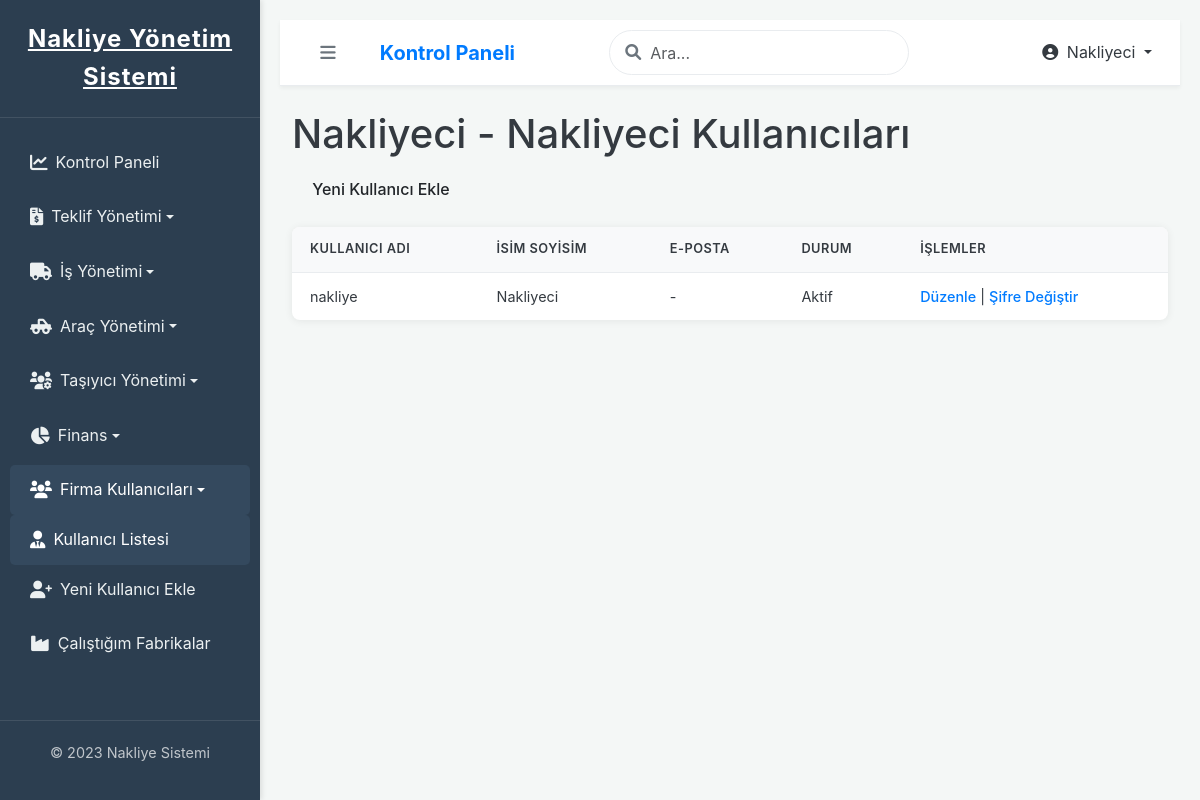
The app's page /nakliyeci/kullanicilar/ (signed in) with its own data.
### ana_uygulama/models.py (models this page shows, shortened)
class CustomUser(AbstractUser):
    company = models.ForeignKey(Company, on_delete=models.SET_NULL, null=True, blank=True, verbose_name="Bağlı Olduğu Firma")
    class Meta:
        verbose_name = "Kullanıcı"
        verbose_name_plural = "Kullanıcılar"

class Company(models.Model):
    COMPANY_TYPE_CHOICES = [
        ('FABRIKA', 'Fabrika'),
        ('NAKLIYECI', 'Nakliyeci'),
    ]
    name = models.CharField(max_length=255, verbose_name="Firma Adı")
    company_type = models.CharField(max_length=10, choices=COMPANY_TYPE_CHOICES, verbose_name="Firma Tipi")
    address = models.TextField(blank=True, null=True, verbose_name="Adres")
    phone = models.CharField(max_length=20, blank=True, null=True, verbose_name="Telefon")
    email = models.EmailField(blank=True, null=True, verbose_name="E-posta")
    tax_id_number = models.CharField(max_length=20, blank=True, null=True, verbose_name="Vergi Numarası")
    is_active = models.BooleanField(default=True, verbose_name="Aktif mi?")
    created_at = models.DateTimeField(auto_now_add=True)
    updated_at = models.DateTimeField(auto_now=True)
    class Meta:
        verbose_name = "Firma"
        verbose_name_plural = "Firmalar"
        ordering = ['name']

### ana_uygulama/views.py (the view)
# urls.py: path('nakliyeci/kullanicilar/', views.company_user_list_nakliyeci_view, name='company_user_list_nakliyeci_view'),
@login_required
def company_user_list_nakliyeci_view(request):
    if not request.user.company or request.user.company.company_type != 'NAKLIYECI':
        messages.error(request, "Bu sayfaya erişim izniniz yok.")
        return redirect('ana_uygulama:dashboard')
    users = CustomUser.objects.filter(company=request.user.company)
    context = {'users': users, 'company_type_display': 'Nakliyeci', 'page_title': "Firma Kullanıcıları"}
    return render(request, 'ana_uygulama/company_user_list.html', context)

### ana_uygulama/templates/ana_uygulama/company_user_list.html (shortened to what this page needs)
{% extends "base.html" %}
{% block content %}
    <h1>{{ request.user.company.name }} - {{ company_type_display }} Kullanıcıları</h1>
    <p><a href="{% if user.company.company_type == 'NAKLIYECI' %}{% url 'ana_uygulama:company_user_create_nakliyeci_view' %}{% elif user.company.company_type == 'FABRIKA' %}{% url 'ana_uygulama:company_user_create_fabrika_view' %}{% endif %}" class="btn">Yeni Kullanıcı Ekle</a></p>
    {% if users %}
        <table>
            <thead>
                <tr>
                    <th>Kullanıcı Adı</th>
                    <th>İsim Soyisim</th>
                    <th>E-posta</th>
                    <th>Durum</th>
                    <th>İşlemler</th>
                </tr>
            </thead>
            <tbody>
                {% for u in users %}
                <tr>
                    <td>{{ u.username }}</td>
                    <td>{{ u.get_full_name|default:"Belirtilmemiş" }}</td>
                    <td>{{ u.email|default:"-" }}</td>
                    <td>{% if u.is_active %}Aktif{% else %}Pasif{% endif %}</td>
                    <td>
                        <a href="#">Düzenle</a> | <a href="#">Şifre Değiştir</a>
                    </td>
                </tr>
                {% endfor %}
            </tbody>
        </table>
    {% else %}
        <p>Henüz bu firmaya kayıtlı kullanıcı bulunmamaktadır.</p>
    {% endif %}
{% endblock %}

### templates/base.html (shortened to what this page needs)
{% load static %}
<!DOCTYPE html>
<html lang="tr">
<head>
    <link href="https://cdn.jsdelivr.net/npm/bootstrap@5.3.0/dist/css/bootstrap.min.css" rel="stylesheet">
    <link rel="stylesheet" href="https://cdnjs.cloudflare.com/ajax/libs/font-awesome/6.0.0-beta3/css/all.min.css">
    <link href="https://cdn.jsdelivr.net/npm/select2@4.1.0-rc.0/dist/css/select2.min.css" rel="stylesheet" />
    <link href="https://cdn.jsdelivr.net/npm/select2-bootstrap-5-theme@1.3.0/dist/select2-bootstrap-5-theme.min.css" rel="stylesheet" />
    <link rel="stylesheet" href="{% static 'css/style.css' %}?v=1.1">
</head>
<body>
    <div class="page-container">
        <nav id="sidebar" class="sidebar">
            <div class="sidebar-header">
                <a href="{% url 'ana_uygulama:dashboard' %}" class="logo-text">Nakliye Yönetim Sistemi</a>
            </div>
            <ul class="sidebar-menu">
                <li class="menu-item">
                    <a href="{% url 'ana_uygulama:dashboard' %}" class="menu-link {% if request.resolver_match.url_name == 'dashboard' %}active{% endif %}">
                        <i class="fas fa-chart-line me-2"></i> Kontrol Paneli
                    </a>
                </li>
                {% if request.user.is_authenticated and request.user.company.company_type == 'NAKLIYECI' %}
                <li class="menu-item">
                    <a href="#quoteSubmenu" data-bs-toggle="collapse" aria-expanded="false" class="menu-link dropdown-toggle ">
                        <i class="fas fa-file-invoice-dollar me-2"></i> Teklif Yönetimi
                    </a>
                </li>
                <li class="menu-item">
                    <a href="#shipmentSubmenu" data-bs-toggle="collapse" aria-expanded="false" class="menu-link dropdown-toggle ">
                        <i class="fas fa-truck me-2"></i> İş Yönetimi
                    </a>
                </li>
                <li class="menu-item">
                    <a href="#vehicleSubmenu" data-bs-toggle="collapse" aria-expanded="false" class="menu-link dropdown-toggle ">
                        <i class="fas fa-truck-pickup me-2"></i> Araç Yönetimi
                    </a>
                </li>
                <li class="menu-item">
                    <a href="#carrierSubmenu" data-bs-toggle="collapse" aria-expanded="false" class="menu-link dropdown-toggle ">
                        <i class="fas fa-users-cog me-2"></i> Taşıyıcı Yönetimi
                    </a>
                </li>
                <li class="menu-item">
                    <a href="#financeNakliyeciSubmenu" data-bs-toggle="collapse" aria-expanded="false" class="menu-link dropdown-toggle ">
                        <i class="fas fa-chart-pie me-2"></i> Finans
                    </a>
                </li>
                <li class="menu-item">
                    <a href="#companyUserNakliyeciSubmenu" data-bs-toggle="collapse" aria-expanded="false" class="menu-link dropdown-toggle {% if 'company_user_list_nakliyeci_view' == request.resolver_match.url_name or 'company_user_create_nakliyeci_view' == request.resolver_match.url_name %}active{% endif %}">
                        <i class="fas fa-users me-2"></i> Firma Kullanıcıları
                    </a>
                    <ul class="collapse list-unstyled" id="companyUserNakliyeciSubmenu">
                        <li>
                            <a href="{% url 'ana_uygulama:company_user_list_nakliyeci_view' %}" class="menu-link sub-menu-link {% if request.resolver_match.url_name == 'company_user_list_nakliyeci_view' %}active{% endif %}">
                                <i class="fas fa-user-tie me-2"></i> Kullanıcı Listesi
                            </a>
                        </li>
                        <li>
                            <a href="{% url 'ana_uygulama:company_user_create_nakliyeci_view' %}" class="menu-link sub-menu-link {% if request.resolver_match.url_name == 'company_user_create_nakliyeci_view' %}active{% endif %}">
                                <i class="fas fa-user-plus me-2"></i> Yeni Kullanıcı Ekle
                            </a>
                        </li>
                    </ul>
                </li>
                <li class="menu-item">
                    <a href="{% url 'ana_uygulama:company_list_for_nakliyeci_view' %}" class="menu-link ">
                        <i class="fas fa-industry me-2"></i> Çalıştığım Fabrikalar
                    </a>
                </li>
                {% endif %}
            </ul>
            <div class="sidebar-footer">
                <p>&copy; 2023 Nakliye Sistemi</p>
            </div>
        </nav>
        <div class="main-content" id="main-content">
            <nav class="navbar navbar-expand-lg">
                <button type="button" id="sidebarCollapse" class="btn btn-outline-secondary me-3">
                    <i class="fas fa-bars"></i>
                </button>
                <a class="navbar-brand me-auto" href="{% url 'ana_uygulama:dashboard' %}">Kontrol Paneli</a>
                <div class="search-box me-3">
                    <span class="search-icon"><i class="fas fa-search"></i></span>
                    <input type="text" class="form-control" id="global-search-input" placeholder="Ara...">
                </div>
                <ul class="navbar-nav ms-auto">
                    <li class="nav-item dropdown">
                        <a class="nav-link dropdown-toggle" href="#" id="navbarDropdown" role="button" data-bs-toggle="dropdown" aria-expanded="false">
                            <i class="fas fa-user-circle me-1"></i> {{ request.user.first_name|default:request.user.username }}
                        </a>
                    </li>
                </ul>
            </nav>
            <div class="container-fluid mt-4">
                {% block content %}{% endblock %}
            </div>
        </div>
    </div>
</body>
</html>

### ana_uygulama/static/css/style.css (style rules this page uses)
:root { --primary-color: #007bff; --primary-dark: #0056b3; --primary-light: #e6f2ff; --secondary-color: #6c757d; --accent-color: #e74c3c; --success-color: #28a745; --info-color: #17a2b8; --warning-color: #ffc107; --danger-color: #dc3545; --text-dark: #343a40; --text-muted: #6c757d; --card-bg: #ffffff; --border-color: #e9ecef; --shadow-light: rgba(0, 0, 0, 0.08); --shadow-medium: rgba(0, 0, 0, 0.12); --sidebar-bg: #2c3e50; --sidebar-text: #ecf0f1; --header-height: 65px; --sidebar-width: 260px; --transition-speed: 0.3s; }
body { font-family: 'Inter', sans-serif; margin: 0; background-color: #f0f2f5; color: var(--text-dark); line-height: 1.6; -webkit-font-smoothing: antialiased; -moz-osx-font-smoothing: grayscale; }
.page-container { display: flex; min-height: 100vh; }
.sidebar { width: var(--sidebar-width); background-color: var(--sidebar-bg); color: var(--sidebar-text); display: flex; flex-direction: column; position: fixed; left: 0; top: 0; bottom: 0; box-shadow: 2px 0 10px rgba(0,0,0,0.15); transition: width var(--transition-speed) ease; z-index: 1000; }
.sidebar-header { padding: 20px; text-align: center; border-bottom: 1px solid rgba(var(--sidebar-text), 0.1); }
.sidebar-header .logo-text { font-size: 1.6em; font-weight: bold; letter-spacing: 1px; }
.main-content { flex-grow: 1; padding-left: var(--sidebar-width); display: flex; flex-direction: column; transition: padding-left var(--transition-speed) ease; min-width: 0; }
.btn { display: inline-flex; align-items: center; justify-content: center; padding: 10px 20px; border: 1px solid transparent; border-radius: 5px; cursor: pointer; font-size: 1em; font-weight: 500; text-decoration: none; transition: background-color var(--transition-speed) ease, border-color var(--transition-speed) ease, color var(--transition-speed) ease, box-shadow var(--transition-speed) ease; }
.btn i { margin-right: 8px; font-size: 1.1em; }
table { width: 100%; border-collapse: collapse; margin-bottom: 25px; box-shadow: 0 1px 8px rgba(0,0,0,0.07); background-color: var(--card-bg); border-radius: 8px; overflow: hidden; }
table th, table td { border-bottom: 1px solid var(--border-color); padding: 12px 18px; text-align: left; font-size: 0.9em; color: var(--text-dark); }
table th { background-color: #f8f9fa; color: var(--text-dark); font-weight: 600; text-transform: uppercase; font-size: 0.8em; letter-spacing: 0.5px; }
table tr:last-child td { border-bottom: none; }
table td a { color: var(--primary-color); text-decoration: none; font-weight: 500; transition: color var(--transition-speed) ease; }
.mt-4 { margin-top: 1.5rem !important; }
.ms-auto { margin-left: auto !important; }
.me-auto { margin-right: auto !important; }
.me-1 { margin-right: 0.25rem !important; }
.me-2 { margin-right: 0.5rem !important; }
.me-3 { margin-right: 1rem !important; }

### records on screen
CustomUser: user.first_name "Nakliyeci", user.company.name "Nakliyeci", username "nakliye", get_full_name "Nakliyeci", email "-", is_active "Aktif"

### other values on screen
{{ company_type_display }} "Nakliyeci"
